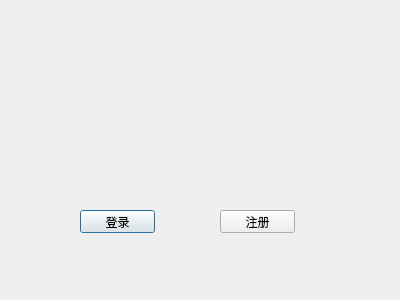
<?xml version="1.0" encoding="UTF-8"?>
<ui version="4.0">
 <class>Login</class>
 <widget class="QDialog" name="Login">
  <property name="geometry">
   <rect>
    <x>0</x>
    <y>0</y>
    <width>400</width>
    <height>300</height>
   </rect>
  </property>
  <property name="windowTitle">
   <string>Login</string>
  </property>
  <widget class="QPushButton" name="loginButton">
   <property name="geometry">
    <rect>
     <x>80</x>
     <y>210</y>
     <width>75</width>
     <height>23</height>
    </rect>
   </property>
   <property name="text">
    <string>登录</string>
   </property>
  </widget>
  <widget class="QPushButton" name="regiButton">
   <property name="geometry">
    <rect>
     <x>220</x>
     <y>210</y>
     <width>75</width>
     <height>23</height>
    </rect>
   </property>
   <property name="text">
    <string>注册</string>
   </property>
  </widget>
 </widget>
 <resources/>
 <connections>
  <connection>
   <sender>loginButton</sender>
   <signal>clicked()</signal>
   <receiver>Login</receiver>
   <slot>accept()</slot>
   <hints>
    <hint type="sourcelabel">
     <x>117</x>
     <y>220</y>
    </hint>
    <hint type="destinationlabel">
     <x>233</x>
     <y>147</y>
    </hint>
   </hints>
  </connection>
 </connections>
</ui>
